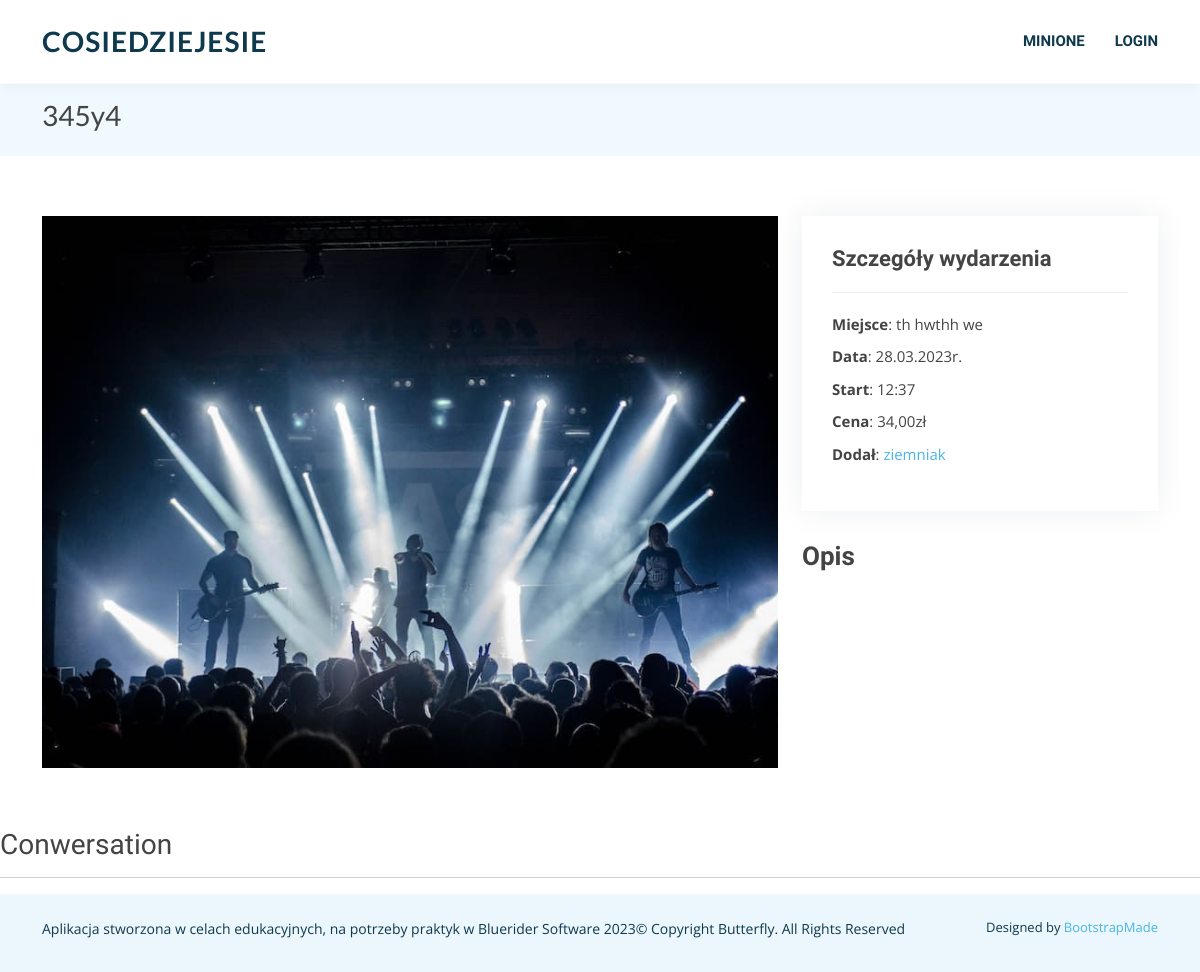
The page /room/5/ on the database as committed earlier.
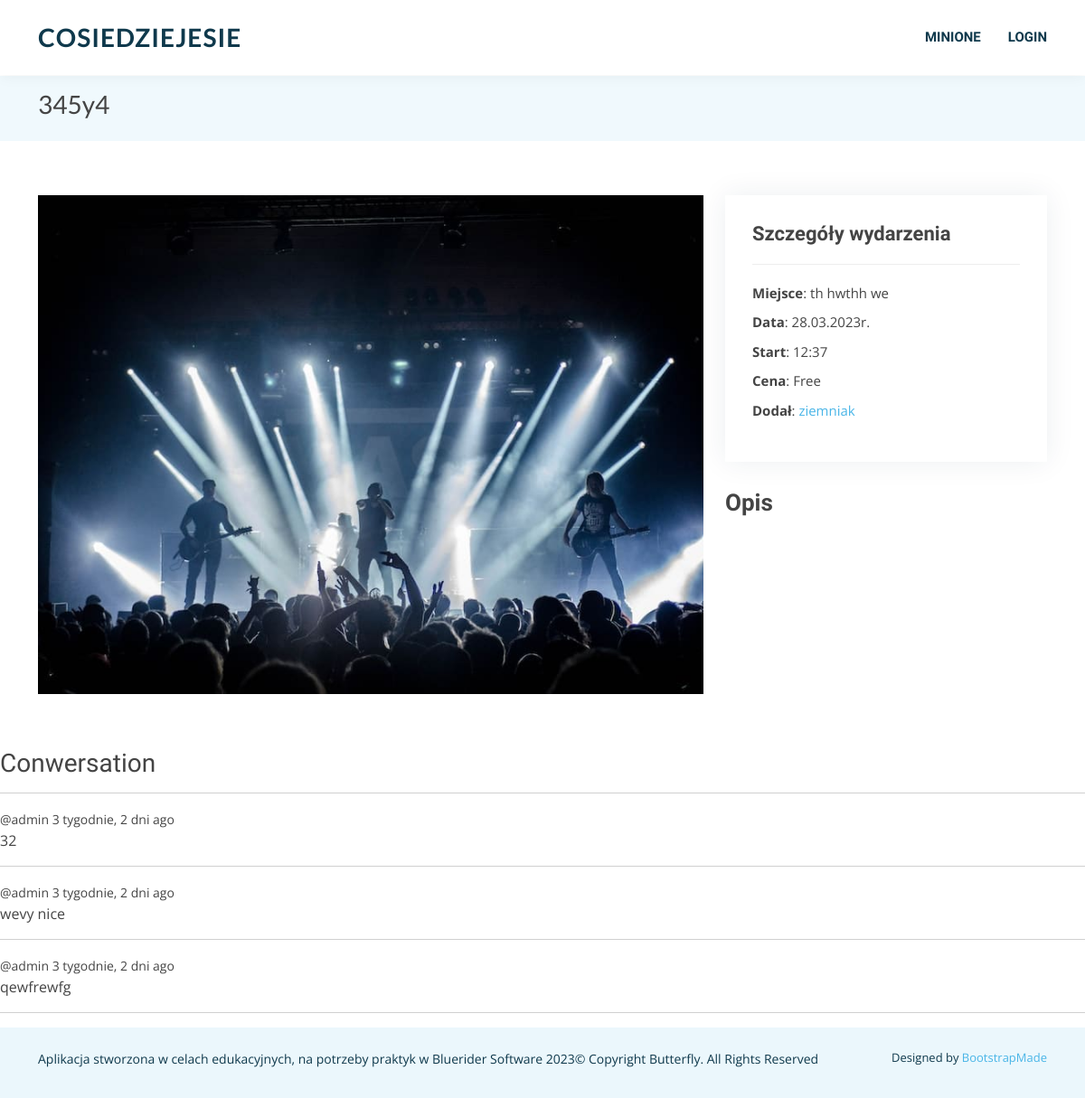
The same page on the database as committed later.
### wydarzenia/models.py (models this page shows, shortened)
class Room(models.Model):
    host = models.ForeignKey(User, on_delete=models.SET_NULL, null=True)
    topic = models.ForeignKey(Topic, on_delete=models.SET_NULL, null=True)
    name = models.CharField(max_length=200, default="")
    price = models.DecimalField(max_digits=12, decimal_places=2, null=True)
    description = tinymce_models.HTMLField(blank=True, default="")
    date = models.DateTimeField(null=True, blank=True)
    updated = models.DateTimeField(auto_now=True)
    created = models.DateTimeField(auto_now_add=True)
    location = models.CharField(default="", max_length=50)

class Message(models.Model):
    user = models.ForeignKey(User, on_delete=models.CASCADE)
    room = models.ForeignKey(Room, on_delete=models.CASCADE)
    body = models.TextField(default="")
    updated = models.DateTimeField(auto_now=True)
    created = models.DateTimeField(auto_now_add=True)

### wydarzenia/views.py (the view, shortened to what this page needs)
# urls.py: path("room/<int:pk>/", views.room, name="room"),
def room(request, pk):
    try:
        room = Room.objects.get(id=pk)
        room_messages = room.message_set.all().order_by('-created')
        return render(request, "wydarzenia/room.html", {"room": room, 'room_messages': room_messages})
    except Room.DoesNotExist:
        return render(request, "404.html", {"my_var": "The Room You Are Looking For Does Not Exists"})

### wydarzenia/templates/wydarzenia/room.html (shortened to what this page needs)
{% extends 'main.html' %}
{% load static %}
{% block content %}
    <section id="breadcrumbs" class="breadcrumbs">
      <div class="container">
        <div class="d-flex justify-content-between align-items-center">
          <h2>{{ room.name }}</h2>
        </div>
      </div>
    </section>
    <section id="portfolio-details" class="portfolio-details">
      <div class="container">
        <div class="row gy-4">
          <div class="col-lg-8">
            <div class="portfolio-details-slider swiper">
              <div class="swiper-wrapper align-items-center">
                <div class="">
                  <img src="{% static 'assets/img/portfolio/1.jpg' %}" alt="">
                </div>
              </div>
            </div>
          </div>
          <div class="col-lg-4">
            <div class="portfolio-info">
              <h3>Szczegóły wydarzenia</h3>
              <ul>
                <li><strong>Miejsce</strong>: {{ room.location }}</li>
                <li><strong>Data</strong>: {{ room.date|date:"d.m.Y" }}r.</li>
                <li><strong>Start</strong>: {{ room.date|date:"H:i" }}</li>
                <li><strong>Cena</strong>: {% if room.price > 0 %}{{ room.price }}zł{% else %}Free{% endif %}</li>
                <li><strong>Dodał</strong>: <a href="{% url 'profile' room.host.id %}">{{ room.host }}</a></li>
              </ul>
            </div>
            <div class="portfolio-description">
              <h2>Opis</h2>
            </div>
          </div>
        </div>
      </div>
    </section>
<div class="comment">
<h3>Conwersation</h3>
    <hr>
    {% for message in room_messages %}
    <div>
        <small>@{{message.user}}   {{message.created|timesince}} ago</small>
        <p> {{message.body}}</p>
        <hr>
    </div>
    {% endfor %}
</div>
{% endblock %}

### templates/main.html (shortened to what this page needs)
<!DOCTYPE html>
<html lang="en">
{% load static %}
<head>
    <link href="{% static 'assets/vendor/bootstrap/css/bootstrap.min.css' %}" rel="stylesheet">
    <link href="{% static 'assets/vendor/bootstrap-icons/bootstrap-icons.css' %}" rel="stylesheet">
    <link href="{% static 'assets/vendor/boxicons/css/boxicons.min.css' %}" rel="stylesheet">
    <link href="{% static 'assets/vendor/glightbox/css/glightbox.min.css' %}" rel="stylesheet">
    <link href="{% static 'assets/vendor/swiper/swiper-bundle.min.css' %}" rel="stylesheet">
    <link rel="stylesheet" type="text/css" href="{% static 'assets/css/style.css' %}">
</head>
<body>
    {% include 'navbar.html' %}
    <main id="main">
    {% block content %}
    {% endblock %}
    </main>
    <footer id="footer">
    <div class="container py-4">
      <div class="copyright">
        Aplikacja stworzona w celach edukacyjnych, na potrzeby praktyk w <span>Bluerider Software</span> 2023
      </div>
      <div class="copyright">
        &copy; Copyright <span>Butterfly</span>. All Rights Reserved
      </div>
      <div class="credits">
        Designed by <a href="https://bootstrapmade.com/">BootstrapMade</a>
      </div>
    </div>
  </footer>
</body>
</html>

### templates/navbar.html (shortened to what this page needs)
  <header id="header" class="fixed-top">
    <div class="container d-flex align-items-center justify-content-between">
      <h1 class="logo"><a href="/">CoSieDziejeSie</a></h1>
      <nav id="navbar" class="navbar">
        <ul>
          <li><a class="nav-link" href="{% url 'history' %}">Minione</a></li>
          {% if request.user.is_authenticated %}
            <p>Hello {{request.user}}!</p>
          <li><a class="nav-link" href="{% url 'logout'  %}">Wyloguj</a></li>
          {% else %}
          <li><a class="nav-link" href="{% url 'login' %}">Login</a></li>
          {% endif %}
        </ul>
      </nav>
    </div>
  </header>

### static/assets/css/style.css (style rules this page uses)
body { font-family: "Open Sans", sans-serif; color: #444444; }
a { text-decoration: none; color: #49b5e7; }
h1, h2, h3, h4, h5, h6 { font-family: "Dosis", sans-serif; }
#header { background: #fff; transition: all 0.5s; z-index: 997; padding: 20px 0; box-shadow: 0px 2px 15px rgba(0, 0, 0, 0.05); }
#header .logo { font-size: 28px; margin: 0; padding: 0; line-height: 1; font-weight: 700; letter-spacing: 1px; text-transform: uppercase; font-family: "Lato", sans-serif; }
#header .logo a { color: #0f394c; }
.navbar { padding: 0; }
.navbar ul { margin: 0; padding: 0; display: flex; list-style: none; align-items: center; }
.navbar li { position: relative; }
.navbar a, .navbar a:focus { display: flex; align-items: center; justify-content: space-between; padding: 10px 0 10px 30px; font-family: "Dosis", sans-serif; font-size: 15px; font-weight: 600; color: #0f394c; white-space: nowrap; transition: 0.3s; text-transform: uppercase; }
section { padding: 60px 0; overflow: hidden; }
.portfolio-details .portfolio-details-slider img { width: 100%; }
.portfolio-details .portfolio-info { padding: 30px; box-shadow: 0px 0 30px rgba(15, 57, 76, 0.08); }
.portfolio-details .portfolio-info h3 { font-size: 22px; font-weight: 700; margin-bottom: 20px; padding-bottom: 20px; border-bottom: 1px solid #eee; }
.portfolio-details .portfolio-info ul { list-style: none; padding: 0; font-size: 15px; }
.portfolio-details .portfolio-info ul li+li { margin-top: 10px; }
.portfolio-details .portfolio-description { padding-top: 30px; }
.portfolio-details .portfolio-description h2 { font-size: 26px; font-weight: 700; margin-bottom: 20px; }
.breadcrumbs { padding: 15px 0; background: #f0f9fd; margin-top: 84px; }
.breadcrumbs h2 { font-size: 28px; font-weight: 400; font-family: "Lato", sans-serif; }
#footer { background: #fff; padding: 0 0 30px 0; color: #444444; font-size: 14px; background: #ebf7fc; }
#footer .copyright { float: left; color: #0f394c; }
#footer .credits { float: right; font-size: 13px; color: #0f394c; }

Rows that differ between the two databases and show on the page:
changed Room "th hwthh we": price "34,00" → (not shown)
added Message: user "admin", created "3 tygodnie, 2 dni", body "32"
added Message: user "admin", created "3 tygodnie, 2 dni", body "wevy nice"
added Message: user "admin", created "3 tygodnie, 2 dni", body "qewfrewfg"
Other text that changed with them:
text no longer shown: "zł"
text now shown: "Free"
